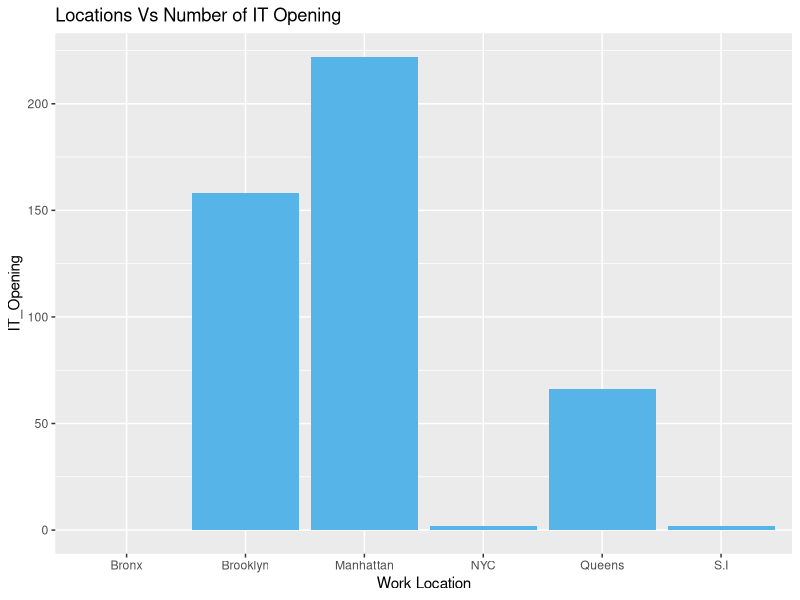
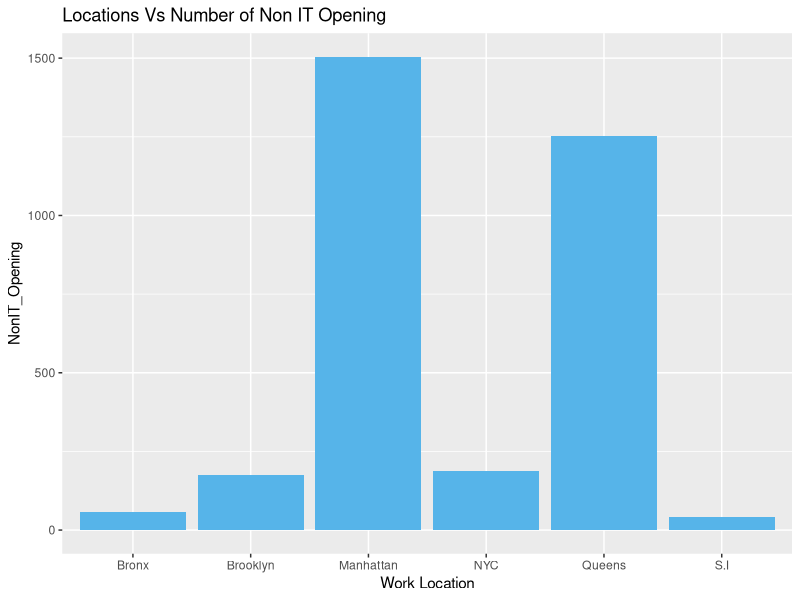
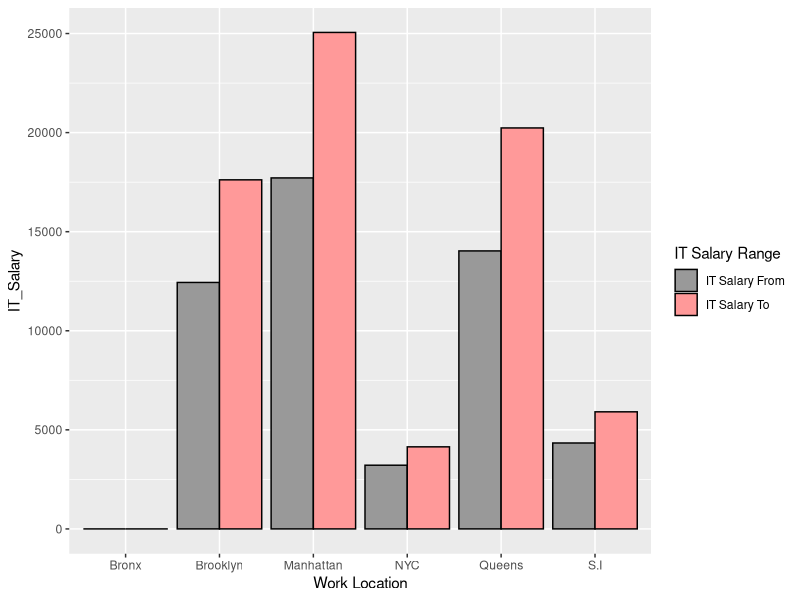
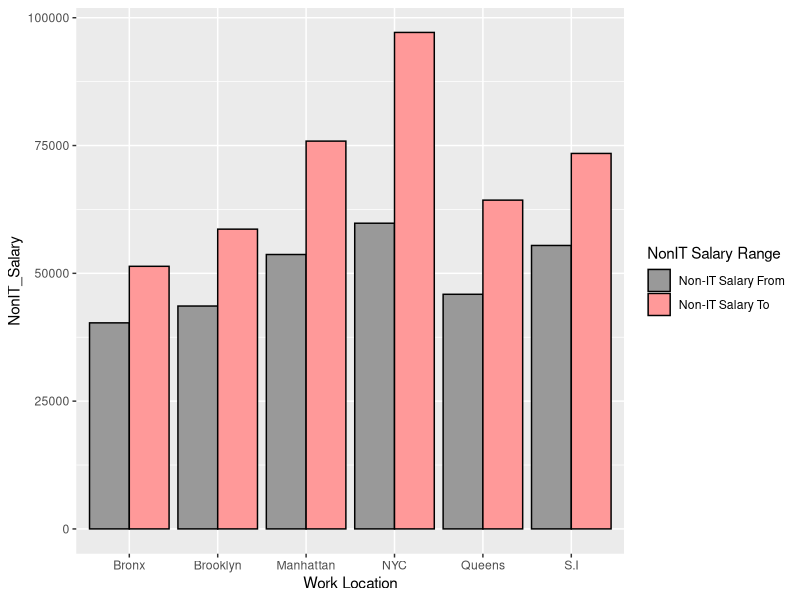
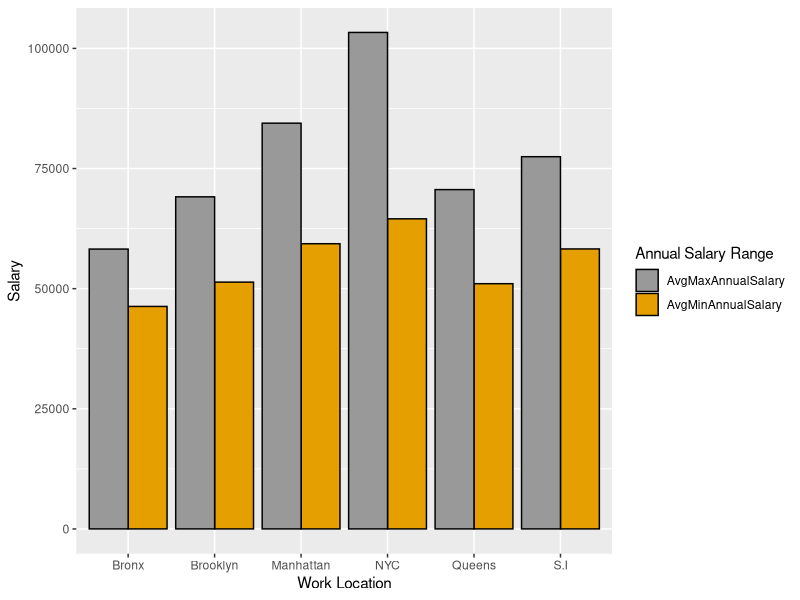
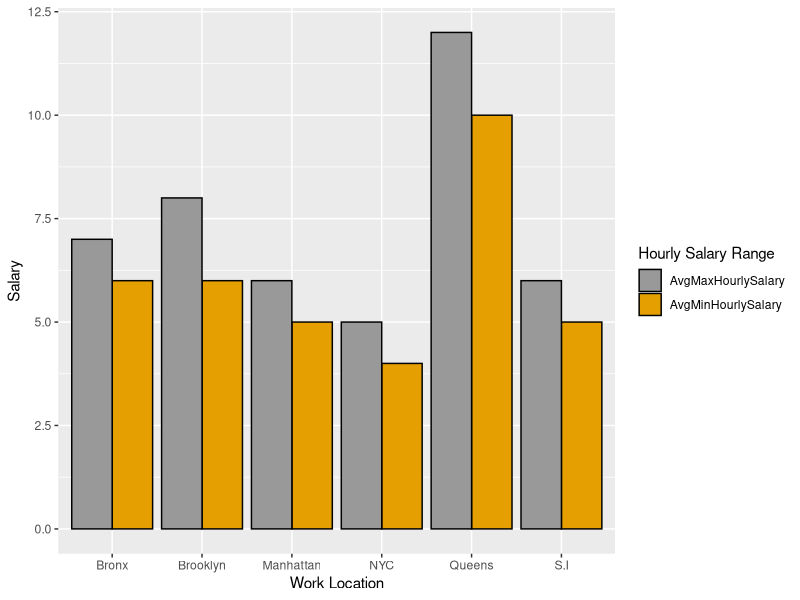
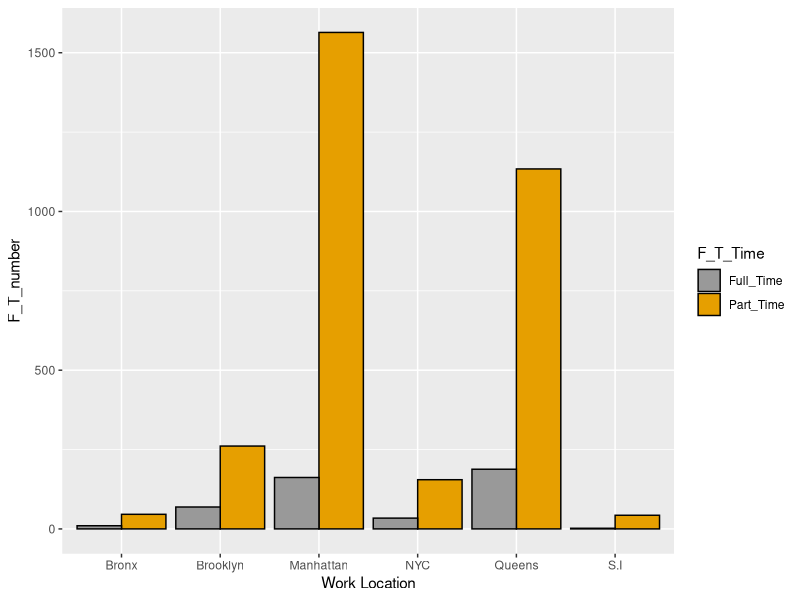
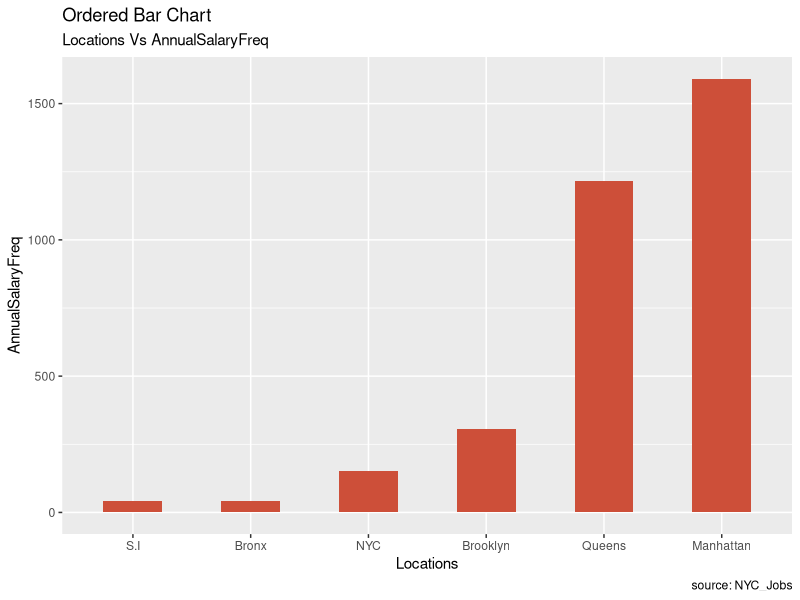

Source code (R) for these figures, in order:
## ---- chunk 1
require(ggplot2)
require(tidyverse)
require(lattice)
nyc_data = read_csv('NYC_Jobs.csv')
nyc_data
## ---- chunk 2
IT_Location = nyc_data %>% group_by(`Work Location`) %>% summarize(IT_Opening = sum(IT))
IT_Location
## ---- chunk 3

ggplot(data=IT_Location, aes(x=`Work Location`, y=IT_Opening)) +
    geom_bar(stat="identity", position=position_dodge(),fill="#56B4E9")+
    labs(title="Locations Vs Number of IT Opening")
## ---- chunk 4
NonIT_Location = nyc_data %>% group_by(`Work Location`) %>% summarize(NonIT_Opening = sum(Non_IT))
NonIT_Location
## ---- chunk 5
ggplot(data=NonIT_Location, aes(x=`Work Location`, y=NonIT_Opening)) +
    geom_bar(stat="identity", position=position_dodge(),fill="#56B4E9")+
    labs(title="Locations Vs Number of Non IT Opening")

## ---- chunk 6

#%>% filter(IT != 0)
IT_salary_range = nyc_data  %>%  group_by(`Work Location`) %>% summarize('IT Salary From' = round(mean(IT_Salary_From)), 'IT Salary To' = round(mean(IT_Salary_To)))
IT_salary_range
IT_Sal = gather(IT_salary_range, 'IT Salary Range', IT_Salary, 2:3)
IT_Sal

## ---- chunk 7
ggplot(data=IT_Sal, aes(x=`Work Location`, y=IT_Salary, fill=`IT Salary Range`)) +
    geom_bar(stat="identity", position=position_dodge(), colour="black") +
    scale_fill_manual(values=c("#999999", "#ff9999"))


## ---- chunk 8
NonIT_salary_range = nyc_data  %>%  group_by(`Work Location`) %>% summarize('Non-IT Salary From' = round(mean(NonIT_Salary_from)), 'Non-IT Salary To' = round(mean(NonIT_Salary_To)))

NonIT_Sal = gather(NonIT_salary_range, 'NonIT Salary Range', NonIT_Salary, 2:3)
NonIT_Sal
## ---- chunk 9
ggplot(data=NonIT_Sal, aes(x=`Work Location`, y=NonIT_Salary, fill=`NonIT Salary Range`)) +
    geom_bar(stat="identity", position=position_dodge(), colour="black") +
    scale_fill_manual(values=c("#999999", "#ff9999"))
## ---- chunk 10
df2 = rename(nyc_data ,AvgMinAnnualSalary = Annual_salary_from, AvgMaxAnnualSalary= Annual_Salary_to, AvgMinHourlySalary = Hourly_Salary_from , AvgMaxHourlySalary = Hourly_Salary_to)

dd = df2 %>% group_by(`Work Location`) %>% summarise(AvgMinAnnualSalary = round(mean(AvgMinAnnualSalary)), AvgMaxAnnualSalary=round(mean(AvgMaxAnnualSalary)), AvgMinHourlySalary = round(mean(AvgMinHourlySalary)) , AvgMaxHourlySalary=round(mean(AvgMaxHourlySalary)))

dd

## ---- chunk 11
dd3 =gather(dd, 'Annual Salary Range', Salary, 2:3)
ggplot(data=dd3, aes(x=`Work Location`, y=Salary, fill=`Annual Salary Range`)) +
    geom_bar(stat="identity", position=position_dodge(), colour="black") +
    scale_fill_manual(values=c("#999999", "#E69F00"))
## ---- chunk 12
hourly =gather(dd, 'Hourly Salary Range', Salary, 4:5)

hourly
ggplot(data=hourly, aes(x=`Work Location`, y=Salary, fill=`Hourly Salary Range`)) +
    geom_bar(stat="identity", position=position_dodge(), colour="black") +
    scale_fill_manual(values=c("#999999", "#E69F00"))
## ---- chunk 13
df3<- nyc_data %>% group_by(`Work Location`) %>% summarise(Part_Time = sum(Part_Time), Full_Time=sum(Full_Time))
df3
df4=gather(df3,F_T_Time,F_T_number,2:3)
df4
## ---- chunk 14
ggplot(data=df4, aes(x=`Work Location`, y=F_T_number, fill=F_T_Time)) +
    geom_bar(stat="identity", position=position_dodge(), colour="black") +
    scale_fill_manual(values=c("#999999", "#E69F00"))
## ---- chunk 15
jobannual <- aggregate(nyc_data$Annual_Salary_freq, by=list(nyc_data$`Work Location`), FUN=sum)
jobannual
colnames(jobannual) <- c("Locations", "AnnualSalaryFreq")  
jobannual <- jobannual[order(jobannual$AnnualSalaryFreq), ]  
jobannual$Locations <- factor(jobannual$Locations, levels = jobannual$Locations)
head(jobannual,8)
## ---- chunk 16
# Draw plot
ggplot(jobannual, aes(x=Locations, y=AnnualSalaryFreq)) + geom_bar(stat="identity", width=.5, fill="tomato3") + labs(title="Ordered Bar Chart",subtitle="Locations Vs AnnualSalaryFreq", caption="source: NYC_Jobs")
## ---- chunk 17
jobdaily <- aggregate(nyc_data$Daily_salary_freq, by=list(nyc_data$`Work Location`), FUN=sum)  
colnames(jobdaily) <- c("Locations", "DailySalaryFreq")  
jobdaily <- jobdaily[order(jobdaily$DailySalaryFreq), ] 
jobdaily$Locations <- factor(jobdaily$Locations, levels = jobdaily$Locations) 
head(jobdaily,8)
## ---- chunk 18
ggplot(jobdaily, aes(x=Locations, y=DailySalaryFreq)) + geom_bar(stat="identity", width=.5, fill="tomato3") + labs(title="Ordered Bar Chart",subtitle="Locations Vs DailySalaryFreq", caption="source: NYC_Jobs")
## ---- chunk 19
jobhourly <- aggregate(nyc_data$Hourly_salary_freq, by=list(nyc_data$`Work Location`), FUN=sum)  
colnames(jobhourly) <- c("Locations", "HourlySalaryFreq") 
jobhourly <- jobhourly[order(jobhourly$HourlySalaryFreq), ]  
jobhourly$Locations <- factor(jobhourly$Locations, levels = jobhourly$Locations)
head(jobhourly,8)
## ---- chunk 20
ggplot(jobhourly, aes(x=Locations, y=HourlySalaryFreq)) + geom_bar(stat="identity", width=.5, fill="tomato3") + labs(title="Ordered Bar Chart",subtitle="Locations Vs HourlySalaryFreq", caption="source: NYC_Jobs")
